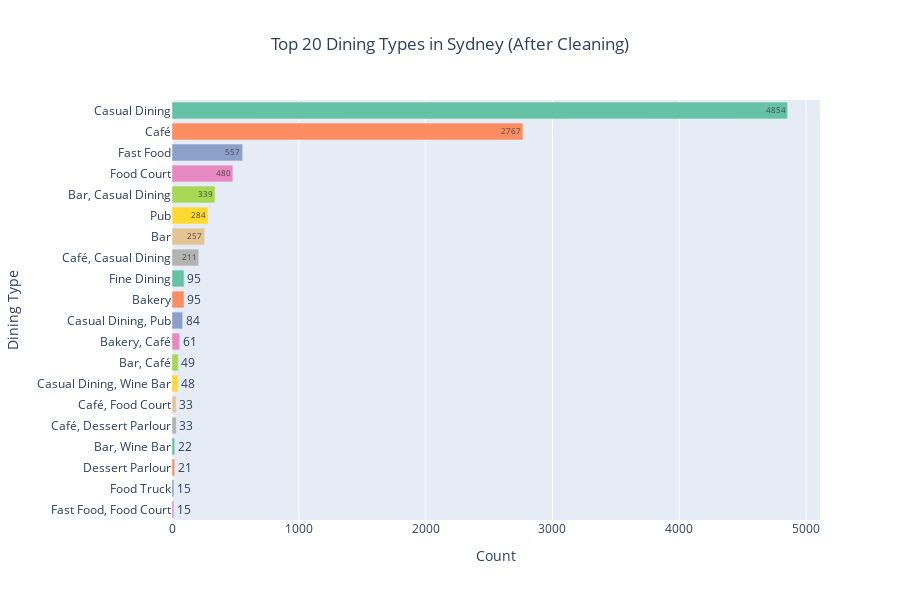

Here is the notebook cell this chart was saved with:
### Code cell
import plotly.express as px
import ast  # For safely parsing string representations of lists

# Get the top 20 'type' values after modification
top_20_types = zomato_data['type'].value_counts().nlargest(20).reset_index()

# Rename columns for better clarity
top_20_types.columns = ['type', 'count']

# Create a bar plot using Plotly
fig = px.bar(top_20_types, 
             x='count', 
             y='type', 
             orientation='h', 
             title='Top 20 Dining Types in Sydney (After Cleaning)',
             labels={'count': 'Count', 'type': 'Dining Type'},
             text='count',  # Add the count labels above each bar
             color='type',  # Use the type for color differentiation
             color_discrete_sequence=px.colors.qualitative.Set2)

# Adjust the layout for better readability
fig.update_layout(
    xaxis_title="Count",
    yaxis_title="Dining Type",
    title_x=0.5,
    showlegend=False,  # No need for a legend as each bar is already labeled
    height=600
)

fig.show()

### Figure 1 — Plotly figure (JSON) as saved in the notebook; plotly's stock layout.template omitted (floating-point values rounded to 4 significant figures)
{"data": [{"alignmentgroup": "True", "hovertemplate": "Dining Type=%{y}<br>Count=%{text}<extra></extra>", "legendgroup": "Casual Dining", "marker": {"color": "rgb(102,194,165)", "pattern": {"shape": ""}}, "name": "Casual Dining", "offsetgroup": "Casual Dining", "orientation": "h", "showlegend": true, "text": [4854], "textposition": "auto", "type": "bar", "x": [4854], "xaxis": "x", "y": ["Casual Dining"], "yaxis": "y"}, {"alignmentgroup": "True", "hovertemplate": "Dining Type=%{y}<br>Count=%{text}<extra></extra>", "legendgroup": "Café", "marker": {"color": "rgb(252,141,98)", "pattern": {"shape": ""}}, "name": "Café", "offsetgroup": "Café", "orientation": "h", "showlegend": true, "text": [2767], "textposition": "auto", "type": "bar", "x": [2767], "xaxis": "x", "y": ["Café"], "yaxis": "y"}, {"alignmentgroup": "True", "hovertemplate": "Dining Type=%{y}<br>Count=%{text}<extra></extra>", "legendgroup": "Fast Food", "marker": {"color": "rgb(141,160,203)", "pattern": {"shape": ""}}, "name": "Fast Food", "offsetgroup": "Fast Food", "orientation": "h", "showlegend": true, "text": [557], "textposition": "auto", "type": "bar", "x": [557], "xaxis": "x", "y": ["Fast Food"], "yaxis": "y"}, {"alignmentgroup": "True", "hovertemplate": "Dining Type=%{y}<br>Count=%{text}<extra></extra>", "legendgroup": "Food Court", "marker": {"color": "rgb(231,138,195)", "pattern": {"shape": ""}}, "name": "Food Court", "offsetgroup": "Food Court", "orientation": "h", "showlegend": true, "text": [480], "textposition": "auto", "type": "bar", "x": [480], "xaxis": "x", "y": ["Food Court"], "yaxis": "y"}, {"alignmentgroup": "True", "hovertemplate": "Dining Type=%{y}<br>Count=%{text}<extra></extra>", "legendgroup": "Bar, Casual Dining", "marker": {"color": "rgb(166,216,84)", "pattern": {"shape": ""}}, "name": "Bar, Casual Dining", "offsetgroup": "Bar, Casual Dining", "orientation": "h", "showlegend": true, "text": [339], "textposition": "auto", "type": "bar", "x": [339], "xaxis": "x", "y": ["Bar, Casual Dining"], "yaxis": "y"}, {"alignmentgroup": "True", "hovertemplate": "Dining Type=%{y}<br>Count=%{text}<extra></extra>", "legendgroup": "Pub", "marker": {"color": "rgb(255,217,47)", "pattern": {"shape": ""}}, "name": "Pub", "offsetgroup": "Pub", "orientation": "h", "showlegend": true, "text": [284], "textposition": "auto", "type": "bar", "x": [284], "xaxis": "x", "y": ["Pub"], "yaxis": "y"}, {"alignmentgroup": "True", "hovertemplate": "Dining Type=%{y}<br>Count=%{text}<extra></extra>", "legendgroup": "Bar", "marker": {"color": "rgb(229,196,148)", "pattern": {"shape": ""}}, "name": "Bar", "offsetgroup": "Bar", "orientation": "h", "showlegend": true, "text": [257], "textposition": "auto", "type": "bar", "x": [257], "xaxis": "x", "y": ["Bar"], "yaxis": "y"}, {"alignmentgroup": "True", "hovertemplate": "Dining Type=%{y}<br>Count=%{text}<extra></extra>", "legendgroup": "Café, Casual Dining", "marker": {"color": "rgb(179,179,179)", "pattern": {"shape": ""}}, "name": "Café, Casual Dining", "offsetgroup": "Café, Casual Dining", "orientation": "h", "showlegend": true, "text": [211], "textposition": "auto", "type": "bar", "x": [211], "xaxis": "x", "y": ["Café, Casual Dining"], "yaxis": "y"}, {"alignmentgroup": "True", "hovertemplate": "Dining Type=%{y}<br>Count=%{text}<extra></extra>", "legendgroup": "Fine Dining", "marker": {"color": "rgb(102,194,165)", "pattern": {"shape": ""}}, "name": "Fine Dining", "offsetgroup": "Fine Dining", "orientation": "h", "showlegend": true, "text": [95], "textposition": "auto", "type": "bar", "x": [95], "xaxis": "x", "y": ["Fine Dining"], "yaxis": "y"}, {"alignmentgroup": "True", "hovertemplate": "Dining Type=%{y}<br>Count=%{text}<extra></extra>", "legendgroup": "Bakery", "marker": {"color": "rgb(252,141,98)", "pattern": {"shape": ""}}, "name": "Bakery", "offsetgroup": "Bakery", "orientation": "h", "showlegend": true, "text": [95], "textposition": "auto", "type": "bar", "x": [95], "xaxis": "x", "y": ["Bakery"], "yaxis": "y"}, {"alignmentgroup": "True", "hovertemplate": "Dining Type=%{y}<br>Count=%{text}<extra></extra>", "legendgroup": "Casual Dining, Pub", "marker": {"color": "rgb(141,160,203)", "pattern": {"shape": ""}}, "name": "Casual Dining, Pub", "offsetgroup": "Casual Dining, Pub", "orientation": "h", "showlegend": true, "text": [84], "textposition": "auto", "type": "bar", "x": [84], "xaxis": "x", "y": ["Casual Dining, Pub"], "yaxis": "y"}, {"alignmentgroup": "True", "hovertemplate": "Dining Type=%{y}<br>Count=%{text}<extra></extra>", "legendgroup": "Bakery, Café", "marker": {"color": "rgb(231,138,195)", "pattern": {"shape": ""}}, "name": "Bakery, Café", "offsetgroup": "Bakery, Café", "orientation": "h", "showlegend": true, "text": [61], "textposition": "auto", "type": "bar", "x": [61], "xaxis": "x", "y": ["Bakery, Café"], "yaxis": "y"}, {"alignmentgroup": "True", "hovertemplate": "Dining Type=%{y}<br>Count=%{text}<extra></extra>", "legendgroup": "Bar, Café", "marker": {"color": "rgb(166,216,84)", "pattern": {"shape": ""}}, "name": "Bar, Café", "offsetgroup": "Bar, Café", "orientation": "h", "showlegend": true, "text": [49], "textposition": "auto", "type": "bar", "x": [49], "xaxis": "x", "y": ["Bar, Café"], "yaxis": "y"}, {"alignmentgroup": "True", "hovertemplate": "Dining Type=%{y}<br>Count=%{text}<extra></extra>", "legendgroup": "Casual Dining, Wine Bar", "marker": {"color": "rgb(255,217,47)", "pattern": {"shape": ""}}, "name": "Casual Dining, Wine Bar", "offsetgroup": "Casual Dining, Wine Bar", "orientation": "h", "showlegend": true, "text": [48], "textposition": "auto", "type": "bar", "x": [48], "xaxis": "x", "y": ["Casual Dining, Wine Bar"], "yaxis": "y"}, {"alignmentgroup": "True", "hovertemplate": "Dining Type=%{y}<br>Count=%{text}<extra></extra>", "legendgroup": "Café, Food Court", "marker": {"color": "rgb(229,196,148)", "pattern": {"shape": ""}}, "name": "Café, Food Court", "offsetgroup": "Café, Food Court", "orientation": "h", "showlegend": true, "text": [33], "textposition": "auto", "type": "bar", "x": [33], "xaxis": "x", "y": ["Café, Food Court"], "yaxis": "y"}, {"alignmentgroup": "True", "hovertemplate": "Dining Type=%{y}<br>Count=%{text}<extra></extra>", "legendgroup": "Café, Dessert Parlour", "marker": {"color": "rgb(179,179,179)", "pattern": {"shape": ""}}, "name": "Café, Dessert Parlour", "offsetgroup": "Café, Dessert Parlour", "orientation": "h", "showlegend": true, "text": [33], "textposition": "auto", "type": "bar", "x": [33], "xaxis": "x", "y": ["Café, Dessert Parlour"], "yaxis": "y"}, {"alignmentgroup": "True", "hovertemplate": "Dining Type=%{y}<br>Count=%{text}<extra></extra>", "legendgroup": "Bar, Wine Bar", "marker": {"color": "rgb(102,194,165)", "pattern": {"shape": ""}}, "name": "Bar, Wine Bar", "offsetgroup": "Bar, Wine Bar", "orientation": "h", "showlegend": true, "text": [22], "textposition": "auto", "type": "bar", "x": [22], "xaxis": "x", "y": ["Bar, Wine Bar"], "yaxis": "y"}, {"alignmentgroup": "True", "hovertemplate": "Dining Type=%{y}<br>Count=%{text}<extra></extra>", "legendgroup": "Dessert Parlour", "marker": {"color": "rgb(252,141,98)", "pattern": {"shape": ""}}, "name": "Dessert Parlour", "offsetgroup": "Dessert Parlour", "orientation": "h", "showlegend": true, "text": [21], "textposition": "auto", "type": "bar", "x": [21], "xaxis": "x", "y": ["Dessert Parlour"], "yaxis": "y"}, {"alignmentgroup": "True", "hovertemplate": "Dining Type=%{y}<br>Count=%{text}<extra></extra>", "legendgroup": "Food Truck", "marker": {"color": "rgb(141,160,203)", "pattern": {"shape": ""}}, "name": "Food Truck", "offsetgroup": "Food Truck", "orientation": "h", "showlegend": true, "text": [15], "textposition": "auto", "type": "bar", "x": [15], "xaxis": "x", "y": ["Food Truck"], "yaxis": "y"}, {"alignmentgroup": "True", "hovertemplate": "Dining Type=%{y}<br>Count=%{text}<extra></extra>", "legendgroup": "Fast Food, Food Court", "marker": {"color": "rgb(231,138,195)", "pattern": {"shape": ""}}, "name": "Fast Food, Food Court", "offsetgroup": "Fast Food, Food Court", "orientation": "h", "showlegend": true, "text": [15], "textposition": "auto", "type": "bar", "x": [15], "xaxis": "x", "y": ["Fast Food, Food Court"], "yaxis": "y"}], "layout": {"barmode": "relative", "height": 600, "legend": {"title": {"text": "Dining Type"}, "tracegroupgap": 0}, "showlegend": false, "title": {"text": "Top 20 Dining Types in Sydney (After Cleaning)", "x": 0.5}, "xaxis": {"anchor": "y", "domain": [0, 1], "title": {"text": "Count"}}, "yaxis": {"anchor": "x", "categoryarray": ["Fast Food, Food Court", "Food Truck", "Dessert Parlour", "Bar, Wine Bar", "Café, Dessert Parlour", "Café, Food Court", "Casual Dining, Wine Bar", "Bar, Café", "Bakery, Café", "Casual Dining, Pub", "Bakery", "Fine Dining", "Café, Casual Dining", "Bar", "Pub", "Bar, Casual Dining", "Food Court", "Fast Food", "Café", "Casual Dining"], "categoryorder": "array", "domain": [0, 1], "title": {"text": "Dining Type"}}}}
